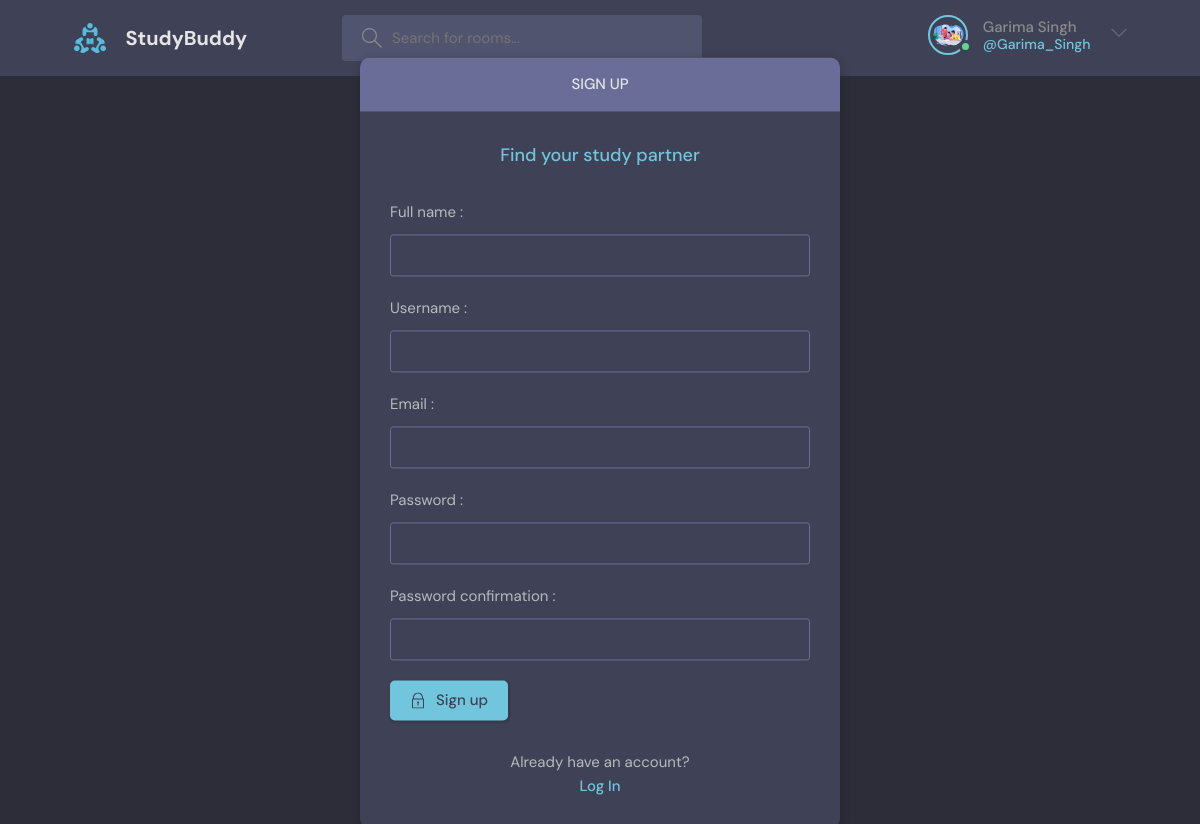
Page /register/ (signed in) on the committed database.
### base/models.py (models this page shows)
class User(AbstractUser) :
    full_name=models.CharField(max_length=250,null=True)   # with null=True , we can store null value but can not leave it blank
    username = models.CharField(max_length=200 , unique=True,null=True)
    email = models.EmailField(unique=True,null=True)
    bio = models.TextField(null=True,blank=True)
    avatar = models.ImageField(null=True , default='avatar.svg')
    USERNAME_FIELD = 'email'        # Users log in with email.
    REQUIRED_FIELDS = ['username']      # Username is still required during registration.
    def __str__(self):
        return self.username  # Ensures username is returned instead of email
    ''' When USERNAME_FIELD = 'email', Django’s authentication system expects the email for login.
        If you print request.user in the frontend, it might show the email because Django’s default __str__ method might be using USERNAME_FIELD.
        Explicitly defining __str__ to return self.username fixes this issue. '''

### base/views.py (the view, shortened to what this page needs)
# urls.py: path('register/',views.registerUser,name="register"),
def registerUser(request):
    form = MyUserCreationForm()
    page="Sign up"
    return render(request,"base/login_register.html",{"form":form,"page":page})

### base/forms.py
class MyUserCreationForm(UserCreationForm):
    class Meta:
        model = User
        fields = ['full_name','username','email','password1','password2']

### base/templates/base/login_register.html (shortened to what this page needs)
{% extends "base.html" %} {% block content %}
<main class="auth layout">
  <div class="container">
    <div class="layout__box">
      <div class="layout__boxHeader">
        <div class="layout__boxTitle">
          <h3>{{page}}</h3>
        </div>
      </div>
      <div class="layout__body">
        <h2 class="auth__tagline">Find your study partner</h2>
        <form class="form" method="POST" action="">
          {% csrf_token %} {% if page == 'Login' %}
          <div class="form__group form__group">
            <label for="email">Email : </label>
            <input
              type="text"
              id="email"
              name="email"
              placeholder="Enter Your Email-Id"
            />
          </div>
          <div class="form__group form__group">
            <label for="password">Password : </label>
            <input
              type="password"
              id="password"
              name="password"
              placeholder="Enter Your Password"
            />
          </div>
          {% else %} {% for field in form %}
          <div class="form__group form__group">
            <label for="{{field.label}}">{{field.label}} :</label>
            {{field}}
          </div>
          {% endfor %} {% endif %}
          <button class="btn btn--main" type="submit">
            {{page}}
          </button>
        </form>
        <div class="auth__action">
          {% if page == 'Login' %}
          <p>Haven't signed up yet?</p>
          <a href="{% url 'register' %}" class="btn btn--link">Sign Up</a>
          {% else %}
          <p>Already have an account?</p>
          <a href="{% url 'login' %}" class="btn btn--link">Log In</a>
          {% endif %}
        </div>
      </div>
    </div>
  </div>
</main>
{% endblock content %}

### templates/base.html (shortened to what this page needs)
<!DOCTYPE html>
{% load static %}
<html lang="en">
  <head>
    <link
      rel="stylesheet"
      type="text/css"
      href="{% static 'css/style.css' %}"
    />
  </head>
  <body>
    <header class="header header--loggedIn">
      <div class="container">
        <a href="{% url 'home' %}" class="header__logo">
          <img src="{% static 'images/logo.svg' %}" />
          <h1>StudyBuddy</h1>
        </a>
        <form class="header__search" action="{% url 'home' %}" method="GET">
          <label>
            <input type="text" name="q" placeholder="Search for rooms..." />
          </label>
        </form>
        <nav class="header__menu">
          {% if request.user.is_authenticated %}
          <div class="header__user">
            <a href="{% url 'profile' request.user.id %}">
              <div class="avatar avatar--medium active">
                <img src="{{request.user.avatar.url}}" />
              </div>
              <p>
                {{request.user.full_name}}
                <span>@{{request.user.username}}</span>
              </p>
            </a>
            <button class="dropdown-button">
              <svg
                version="1.1"
                xmlns="http://www.w3.org/2000/svg"
                width="32"
                height="32"
                viewBox="0 0 32 32"
              >
                <title>chevron-down</title>
                <path d="M16 21l-13-13h-3l16 16 16-16h-3l-13 13z"></path>
              </svg>
            </button>
          </div>
          {% endif %}
        </nav>
      </div>
    </header>
    {% block content %}{% endblock content %}
  </body>
</html>

### rows in the picture
User: user.avatar (picture), user.full_name "Garima Singh", user.username "Garima_Singh"

### other values in the picture
{{ page }} "SIGN UP"
{{ field.label }} "Full name" "Username" "Email" "Password" "Password confirmation"
{{ page }} "Sign up"
